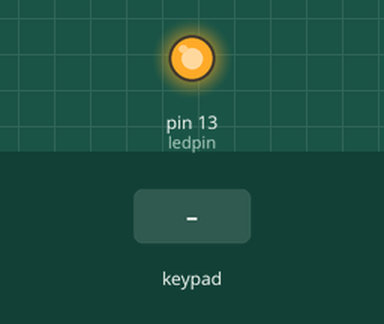
The sketch below on a simulated Arduino Uno, built with avr-gcc and run on an emulated ATmega328P. Shown: output pins drawn as LEDs (lit = HIGH). Inputs (shaded band) come from the test bench. What the sketch prints to the serial monitor is not drawn.

Above: at 1.2 s.
1.3 s: keypad keys 4 5 6 7 * pressed 0.4 s apart
At 3.6 s:
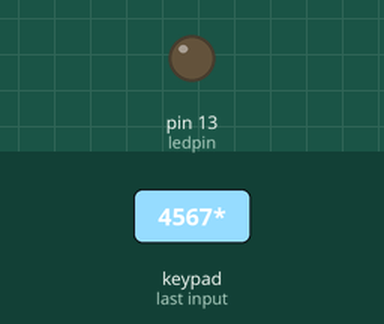
6.3 s: key '#' pressed
At 7.2 s:
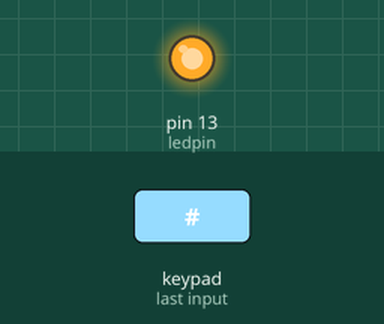
7.8 s: key '*' pressed
At 8.7 s:
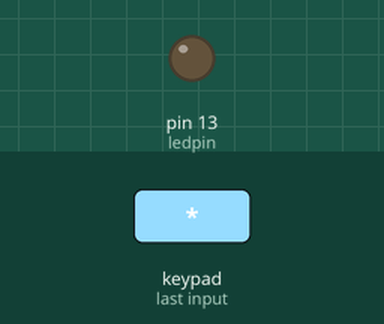
Timing chart, 0 to 10.8 s (numbered marks = the images above; inputs shaded):
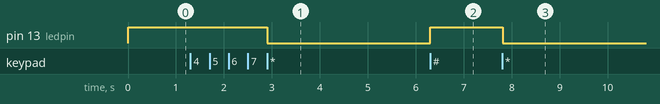

Measured:
- after the input at 1.3 s, pin 13 (ledpin): HIGH → LOW after 1.6 s
- after the input at 6.3 s, pin 13 (ledpin): LOW → HIGH at once
- after the input at 7.8 s, pin 13 (ledpin): HIGH → LOW at once

The sketch:

KEYPAD_TEST.ino
```cpp
#include<Keypad.h>
const byte rows = 4;
const byte cols =4;
char keys[rows][cols] = {
  {'1','2','3','A'},
  {'4','5','6','B'},
  {'7','8','9','C'},
  {'*','0','#','D'}
};
//white ones are col and black ones are row44444444443
byte rowPins[rows] = {4,5,6,7};
byte colPins[cols] = {8,9,10,11};

Keypad CustomKeypad = Keypad(makeKeymap(keys),rowPins,colPins,rows,cols);

#define ledpin 13


void setup() {
  // put your setup code here, to run once:

  pinMode(ledpin,OUTPUT);
  digitalWrite(ledpin,HIGH);
  Serial. begin(9600);

}

void loop() {
  // put your main code here, to run repeatedly:
  char customKeey = CustomKeypad.getKey();

  switch(customKeey){
    case '*':
      digitalWrite(ledpin,LOW);
      break;
    case'#':
      digitalWrite(ledpin,HIGH);
      break;
    default:
    Serial.println(customKeey);


  }

}
```
